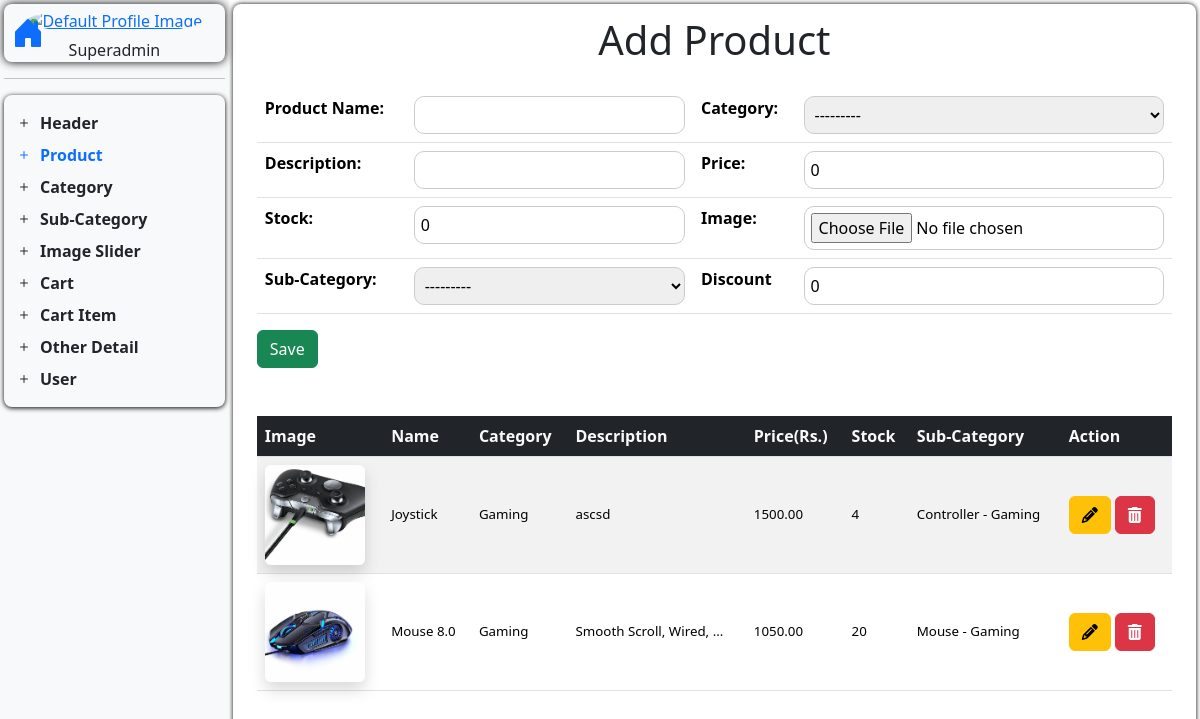
Page /add-product/ on the earlier database version.
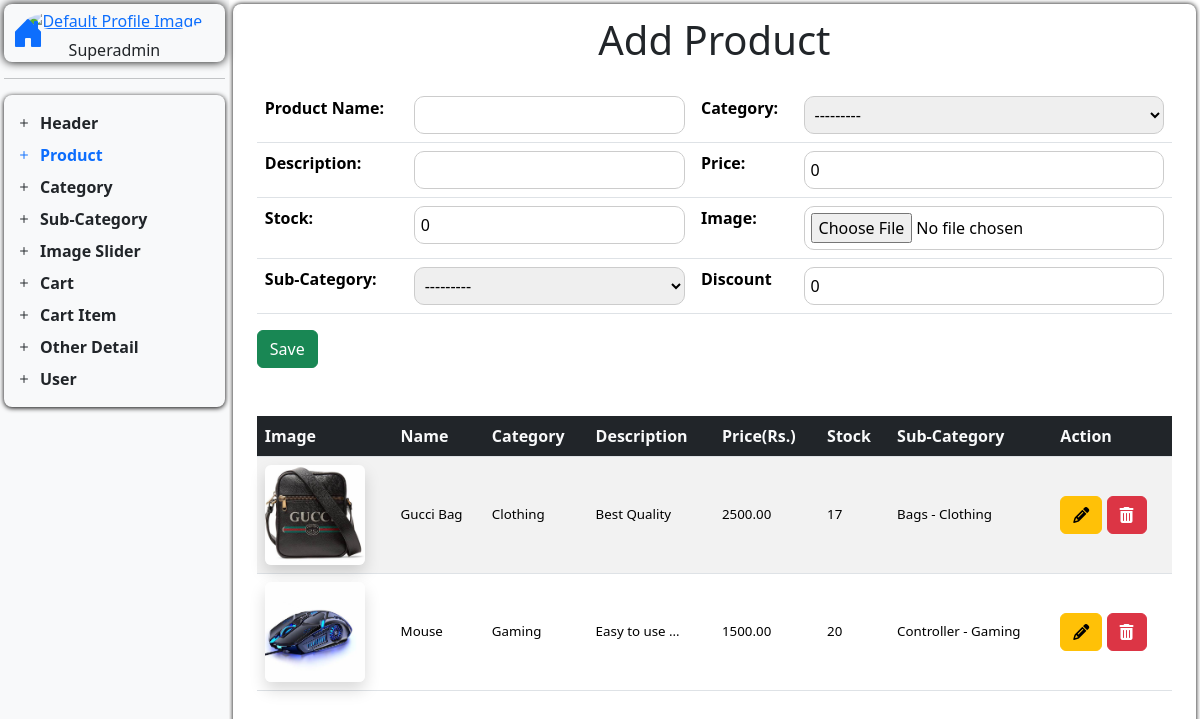
Same page on the later database version.
### techspot_app/models.py (models this page shows, shortened)
class ProductModel(models.Model):
    product_category = models.ForeignKey(
        CategoryModel,
        related_name="productcategory",
        on_delete=models.CASCADE,
    )
    product_name = models.CharField(max_length=200, default="")
    product_description = models.CharField(max_length=200, default="")
    product_price = models.DecimalField(max_digits=10, decimal_places=2, default=0)
    product_image = models.ImageField(
        upload_to="productImage/", default="", null=True, blank=True
    )
    pro_sub_category = models.ForeignKey(
        Sub_CategoryModel,
        related_name="productSubCategory",
        on_delete=models.CASCADE,
        null=True,
        blank=True,
    )
    product_stock = models.IntegerField(default=0)
    product_discount = models.DecimalField(max_digits=5, decimal_places=2, default=0)

class CategoryModel(models.Model):
    category_icon = models.CharField(max_length=200, default="", blank=True)
    category_name = models.CharField(max_length=200, default="", unique=True)
    category_image = models.ImageField(
        upload_to="category_image/", default="", null=True, blank=True
    )
    def __str__(self) -> str:
        return f"{self.category_name}"

class Sub_CategoryModel(models.Model):
    sub_category_icon = models.CharField(max_length=200, default="", blank=True)
    sub_category_name = models.CharField(max_length=200, default="", unique=True)
    category = models.ForeignKey(
        CategoryModel, related_name="subcategories", on_delete=models.CASCADE
    )
    def __str__(self) -> str:
        return f"{self.sub_category_name} - {self.category}"

### techspot_app/operationView.py (the view)
# urls.py: path("add-product/", add_product, name="add_product"),
def add_product(request):
    return handle_create(
        request=request,
        model=ProductModel,
        formname=ProductForm,
        redirect_url="add_product",
        template_url="Dashboard/D_Content/add_product.html",
        action_url="add_product",
    )

### techspot_app/forms.py
class ProductForm(forms.ModelForm):
    class Meta:
        model = ProductModel
        fields = "__all__"

### handler/operationhandler.py (called while the page is built)
def handle_create(
        request,
        model,
        formname,
        redirect_url,
        template_url,
        action_url
    ):
    data = model.objects.order_by('-id')
    if request.method == "POST":
        form = formname(request.POST, request.FILES)
        if form.is_valid():
            form.save()
            return redirect(redirect_url)
    else:
        form = formname()
    context = {
        "form": form,
        "data": data,
        'action_url': reverse(action_url)
        }
    return render(request, template_url, context)

### techspot_app/templates/Dashboard/D_Content/add_product.html (shortened to what this page needs)
{% extends "Dashboard/dashboard.html" %}
{% load static %}
{% block add_product %}
<link rel="stylesheet" href="{% static 'CSS/Dashboard/addproduct.css' %}">
<h1 class="text-center mb-4">Add Product</h1>
<div class="container mt-4">
    <table class="table bg-white">
        <tr>
            <th>Product Name:</th>
            <td>{{ form.product_name }}</td>
            <th>Category:</th>
            <td>{{ form.product_category }}</td>
        </tr>
        <tr>
            <th>Description:</th>
            <td>{{ form.product_description }}</td>
            <th>Price:</th>
            <td>{{ form.product_price }}</td>
        </tr>
        <tr>
            <th>Stock:</th>
            <td>{{ form.product_stock }}</td>
            <th>Image:</th>
            <td>
                {{ form.product_image }}
            </td>
        </tr>
        <tr>
            <th>Sub-Category:</th>
            <td>{{ form.pro_sub_category }}</td>
            <th>Discount</th>
            <td>{{ form.product_discount }}</td>
        </tr>
    </table>
    <button type="submit" name="submit" class="btn btn-success">
        {% if form.instance.id %} Update {% else %} Save {% endif %}
    </button>
    <div>
        <table class="table table-striped bg-white mt-5">
            <thead>
                <tr>
                    <th class="bg-dark text-light">Image</th>
                    <th class="bg-dark text-light">Name</th>
                    <th class="bg-dark text-light">Category</th>
                    <th class="bg-dark text-light">Description</th>
                    <th class="bg-dark text-light">Price(Rs.)</th>
                    <th class="bg-dark text-light">Stock</th>
                    <th class="bg-dark text-light">Sub-Category</th>
                    <th class="bg-dark text-light">Action</th>
                </tr>
            </thead>
            <tbody>
                {% for prod in data %}
                <tr>
                    <td class="detl align-middle">
                        {% if prod.product_image and prod.product_image.url %}
                        <img src="{{ prod.product_image.url }}" alt="Product Image" loading="lazy"
                            class="img-fluid rounded shadow" style="width: 100px; height: 100px; object-fit: cover;">
                        {% else %}
                        <img src="{% static 'images/default_image.png' %}" alt="Default Image" loading="lazy"
                            class="img-fluid rounded shadow" style="width: 100px; height: 100px; object-fit: cover;">
                        {% endif %}
                    </td>
                    <td class="detl align-middle">{{ prod.product_name|truncatewords:2 }}</td>
                    <td class="detl align-middle">{{ prod.product_category }}</td>
                    <td class="detl align-middle">{{ prod.product_description|truncatewords:3 }}</td>
                    <td class="detl align-middle">{{ prod.product_price }}</td>
                    <td class="detl align-middle">{{ prod.product_stock }}</td>
                    <td class="detl align-middle">{{ prod.pro_sub_category }}</td>
                    <td class="align-middle">
                        <a href="{% url 'update_product' prod.id %}" class="btn btn-warning"><i
                                class="fas fa-pencil-alt"></i></a>
                        <a href="{% url 'del_product' prod.id %}" class="btn btn-danger"><i
                                class="fas fa-trash-alt"></i></a>
                    </td>
                </tr>
                {% endfor %}
            </tbody>
        </table>
    </div>
</div>
{% endblock %}

Differences in the rows shown:
removed ProductModel: product_image (picture), product_name "Joystick", product_category "Gaming", product_description "ascsd", product_price "1500.00", product_stock "4", pro_sub_category "Controller - Gaming"
removed ProductModel: product_image (picture), product_name "Mouse 8.0", product_category "Gaming", product_description "Smooth Scroll, Wired, …", product_price "1050.00", product_stock "20", pro_sub_category "Mouse - Gaming"
added ProductModel: product_image (picture), product_name "Gucci Bag", product_category "Clothing", product_description "Best Quality", product_price "2500.00", product_stock "17", pro_sub_category "Bags - Clothing"
added ProductModel: product_image (picture), product_name "Mouse", product_category "Gaming", product_description "Easy to use …", product_price "1500.00", product_stock "20", pro_sub_category "Controller - Gaming"
